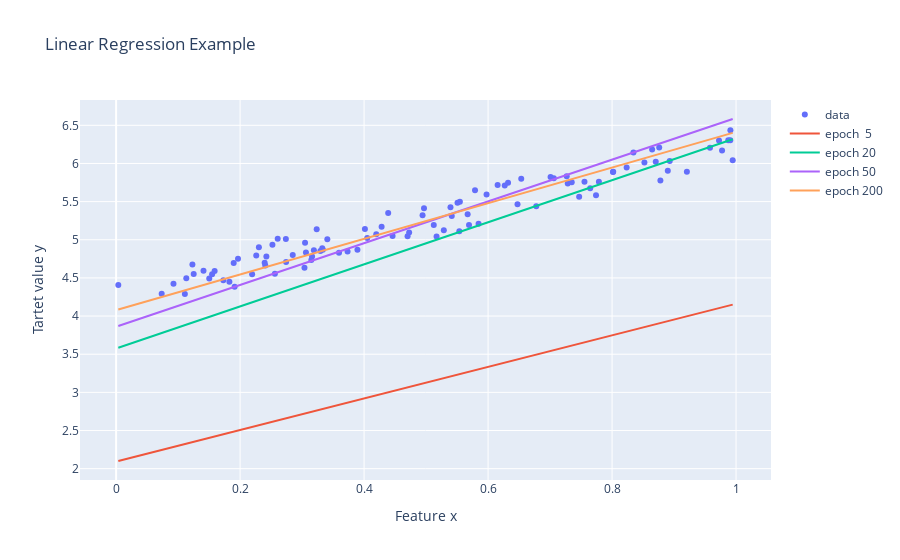
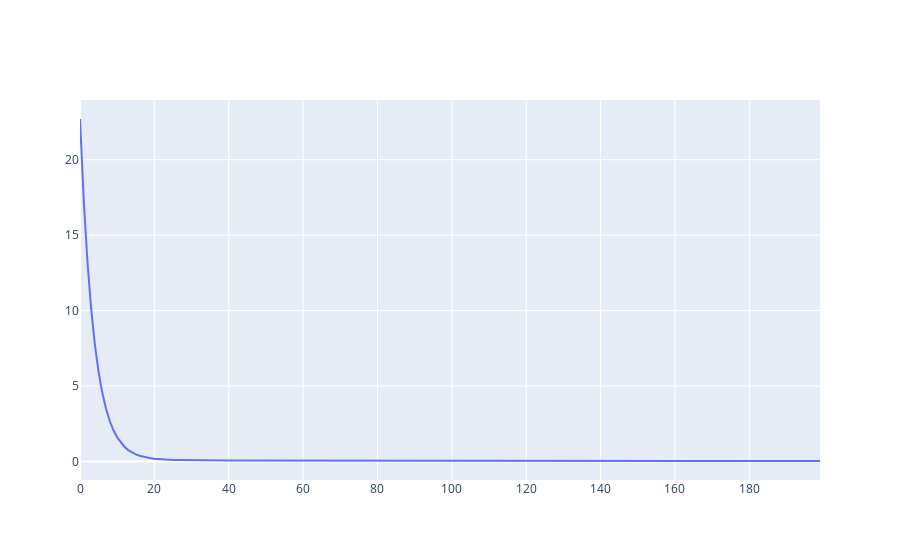
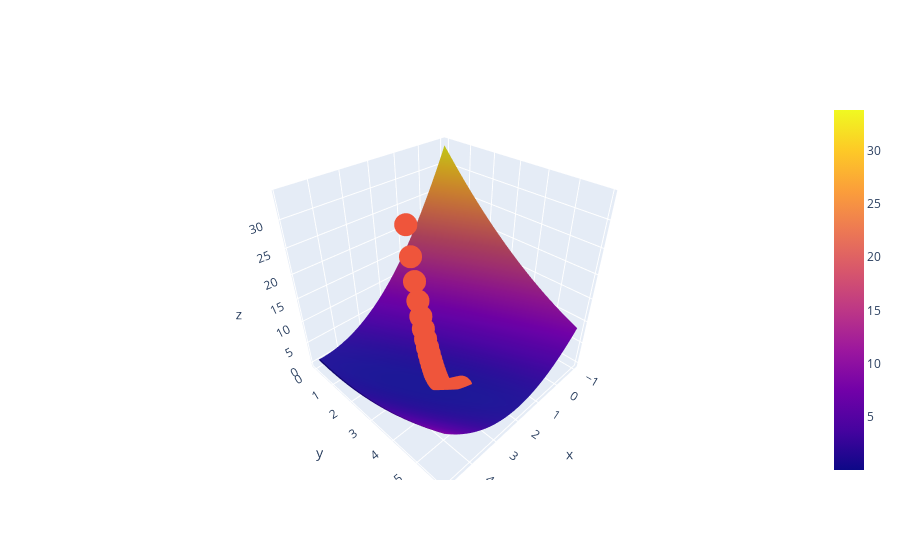

The cell these charts' notebook holds for them, in order:
### Markdown cell above
# Linear Regression Example
This example demonstrates how to estimate the parameters of a 1-D regression task using Gradient Descent.

### Code cell
import numpy as np
import plotly.graph_objects as go
import plotly
import plotly.offline as py
py.init_notebook_mode(connected=True)

# create sample dataset:
n_samples = 100
noise = np.random.rand(n_samples) * 0.5
w_or , b_or = 2, 4
x_or = np.random.rand(n_samples)
# target value is linearly correlated to the features + some noise:
y_or = w_or * x_or + b_or
x = x_or
y = y_or + noise

a = 0.05 # learning rate
w_current, b_current = 1, 0  # initially set model equal to y = x
N = float(len(y))
epochs = 200
x_space = np.linspace(x.min(), x.max())
costs_all = []
ws, bs = [], []
for i in range(epochs):
    # get outputs
    y_current = (w_current * x) + b_current
    
    # compute cost as sume of square distances:
    cost = sum([e**2 for e in (y-y_current)]) / N
    costs_all.append(cost)
    
    # compute gradients of w and b
    w_gradient = -(2/N) * sum(x * (y - y_current))
    b_gradient = -(2/N) * sum(y - y_current)
    
    # update w and b:
    w_current = w_current - (a * w_gradient)
    b_current = b_current - (a * b_gradient)
    ws.append(w_current)
    bs.append(b_current)
    if i==5:
        y_5 = w_current * x_space + b_current
    if i==20:
        y_20 = w_current * x_space + b_current
    if i==50:
        y_50 = w_current * x_space + b_current

y_200 = w_current * x_space + b_current


print(cost, w_current, b_current)
fig = go.Figure(data=[go.Scatter(x=x, y=y, mode='markers', name='data'),
                      go.Scatter(x=x_space, y=y_5, name="epoch  5"),
                      go.Scatter(x=x_space, y=y_20, name="epoch 20"),
                      go.Scatter(x=x_space, y=y_50, name="epoch 50"),
                      go.Scatter(x=x_space, y=y_200, name="epoch 200")],
                layout=go.Layout(title='Linear Regression Example',
                                           xaxis=dict(title="Feature x",), 
                                           yaxis=dict(title="Tartet value y",)))
plotly.offline.iplot(fig)

fig = go.Figure(data=go.Scatter(y=costs_all))
plotly.offline.iplot(fig)
w_pos = np.arange(-1, 5, 0.1)
b_pos = np.arange(0, 7, 0.1)
costs = np.zeros((len(w_pos), len(b_pos)))
for i in range(len(w_pos)):
    for j in range(len(b_pos)):
        y_current = (w_pos[i] * x) + b_pos[j]
        cost = sum([e**2 for e in (y-y_current)]) / N
        costs[i, j] = cost
#heatmap = go.Heatmap(z=np.log(costs), x=w_pos, y=b_pos)
#mesh = go.Mesh3d(x=w_pos, y=b_pos, z=np.log(costs),
#                   showscale=True)
plotly.offline.iplot([go.Surface(x=w_pos, y=b_pos, z=costs), 
                      go.Scatter3d(x=ws, y=bs, z=costs_all, mode='markers')])
